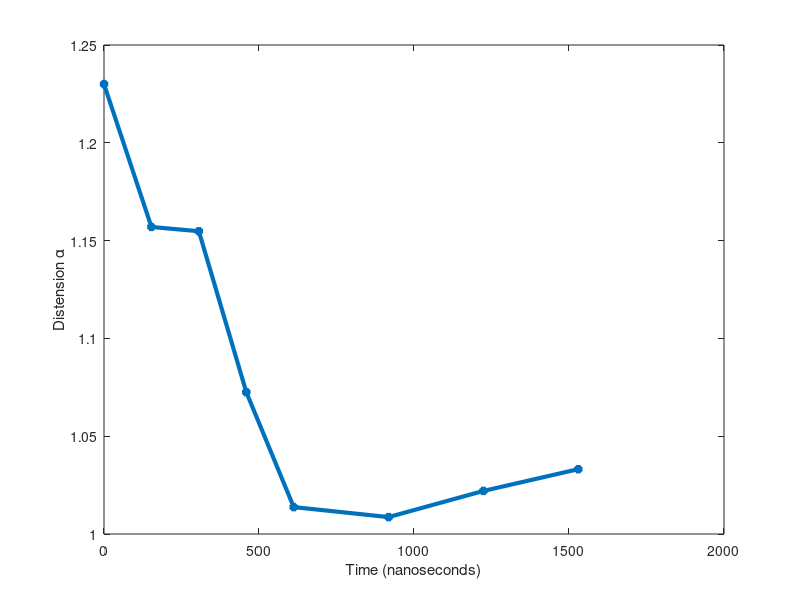

Reproduce this figure in MATLAB. (Note: this script raises an error after producing the figure.)
clc,clear all

alpha_exp=zeros(8,29);

alpha_exp(1,:)=[1.50,1.18,1.50,1.33,1.26,1.16,1.14,1.18,1.23,1.36,1.26,1.26,1.47,1.10,1.3,1.41,1.88,1.17,1.94,1.46,1.38,1.37,1.33,1.27,1.04,1.42,1.17,1.05,1.38];
alpha_exp(2,:)=[1.38771186440678,1.11010830324910,1.56904761904762,1.27689243027888	1.21746293245470,1.15370018975332,1.11336717428088,1.14285714285714,1.15696887686062,1.40909090909091	1.22780569514238,1.30594405594406,1.47916666666667,1.07716049382716,1.27566539923954	1.39864864864865	1.67875647668394,1.14634146341463,1.06369426751592,1.38058252427184,1.30468750000000,1.33542976939203,1.34169884169884,1.24045801526718,1.03374233128834,1.39473684210526,1.14766355140187,1.03773584905660,1.37704918032787];
alpha_exp(3,:)=[1.45707656612529	1.09729729729730	1.65079365079365	1.28169014084507	1.17405063291139	1.15860735009671	1.08789386401327	1.14260869565217	1.15479452054795	1.42307692307692	1.24410774410774	1.32028469750890	1.49173553719008	1.08108108108108	1.26305970149254	1.38731218697830	1.64376590330789	1.16889632107023	1.05696202531646	1.38697318007663	1.27683615819209	1.34475374732334	1.36149312377210	1.20643939393939	1.03500761035008	1.37477148080439	1.09397163120567	1.01684532924962	1.24372759856631];
alpha_exp(4,:)=[1.46666666666667	1.00585937500000	1.70886075949367	1.21663442940039	1.07894736842105	1.17509727626459	1.05911330049261	1.16089965397924	1.07253886010363	1.46972860125261	1.18585526315789	1.19163763066202	1.44871794871795	1.08548387096774	1.26266416510319	1.34266886326194	1.52941176470588	1.12833333333333	1.04928457869634	1.41188118811881	1.19542253521127	1.33901918976546	1.31261770244821	1.16129032258065	1.02698650674663	1.36231884057971	1.03938356164384	1.00914634146341	1.10097719869707];
alpha_exp(5,:)=[1.53172205438066	1.09543568464730	1.89772727272727	1.25206611570248	1.03244005641749	1.17543859649123	1.04285714285714	1.18652849740933	1.01375000000000	1.47727272727273	1.10845295055821	1.14867256637168	1.41588785046729	1.14684014869888	1.20967741935484	1.18849840255591	1.27720739219713	1.08672566371681	1.06730769230769	1.35856573705179	1.14625850340136	1.32911392405063	1.34442270058708	1.11816578483245	1.02092675635277	1.24086378737542	1.03531300160514	1.01759530791789	1.01474926253687];
alpha_exp(6,:)=[1.09873949579832	1.08314087759815	1.27176781002639	1.09635974304069	1.02346041055718	1.06502636203866	1.34029227557411	1.12032520325203	1.00865051903114	1.36666666666667	1.01016949152542	1.00177935943060	1.04496402877698	1.56521739130435	1.18108651911469	1.04025764895330	1.13545816733068	1.02197802197802	1.02473498233216	1.04629629629630	1.01530612244898	1.13285457809695	1.20701754385965	1.06111111111111	1.00952380952381	1.02185792349727	1.01123595505618	1.00573065902579	1.04573170731707];
alpha_exp(7,:)=[1.00000000000000	1.00000000000000	1.07038834951456	1.14666666666667	1.09340659340659	1.03417266187050	1.08695652173913	1.01746031746032	1.02201834862385	1.10771992818671	1.28703703703704	1.03853564547206	1.00187617260788	1.24511930585683	1.23758099352052	1.18587360594796	1.01543739279588	1.29166666666667	1.06420233463035	1.02996254681648	1.02577319587629	1.01518026565465	1.14419475655431	1.05992509363296	1.00176366843034	1.02714932126697	1	1.03095975232198	1.01821192052980];
alpha_exp(8,:)=[1.29397590361446	1.05288461538462	1.16079295154185	1.08536585365854	1.14122137404580	1.06603773584906	1.06542056074766	1.13586956521739	1.03313840155945	1.02925989672978	1.22664015904573	1.00000000000000	1.13357400722022	1.07407407407407	1.03584229390681	1.10746812386157	1.00330578512397	1.02439024390244	1.08333333333333	1.08901515151515	1.00972447325770	1.01557093425606	1.22912205567452	1.05604203152364	1.09157509157509	1.00141242937853	1.04432624113475	1.04601769911504	1.09764918625678];

txray=[0;153;153*2;153*3;153*4;153*6;153*8;153*10];

for i=9:9
plot(txray,alpha_exp(:,i),'-*','LineWidth',3)
hold on
end

xlabel('Time (nanoseconds)')
ylabel('Distension \alpha')
ax=gca;
ax.FontSize = 16.0;
ax.LineWidth = 1.0;
% 
% 

figure(2)
for i=1:size(alpha_exp,2)
alpha=GetAlpha(alpha_exp(1,i));
alpha=alpha(alpha>1);
plot(alpha,'LineWidth',3)
hold on
end

xlabel('Time (nanoseconds)')
ylabel('Distension \alpha')
ax=gca;
ax.FontSize = 16.0;
ax.LineWidth = 1.0;

% plot(time(1:(k))/1e-9,alpha(1:(k)),'r*-','LineWidth',3)
% xlabel('Time (nanoseconds)')
% ylabel('Distension \alpha')
% ax=gca;
% ax.FontSize = 16.0;
% ax.LineWidth = 1.0;

function alpha=GetAlpha(alpha0)



%%%Dynamic pore collapse
d=1e-9; %nanosecond
% alpha0=1.2;

a0=550e-6;
rho=8.93e3; % density for SLG
C=385; %specific heat for SLG
Tm=1356; %Melting Temp

G=30e9; % Shear Modulus
Y=30e6;% Yield Strength

T0=293; %Ambient Temperature


 Y1=30e6/(1-(T0/Tm)); %Yield Strength for SLG Michael Ashby 2013


  A=-1.626;
    B=4239;
 TO=265.7;


% Y1=400e6;
% 
%  B=4239;

%   B=5765;

% eta_m=2e-3; %change later

eta_m=10^(A+B/(Tm-273-TO));

const=(d/(rho*C));

Pf=1*1e9; 
 
tau=2e-6;

time=0:d:tau;
tsteps=length(time);
P=linspace(0,Pf,tsteps);

 alpha=zeros(length(P),1);

 a=zeros(length(P),1);
 b=zeros(length(P),1);
 x=zeros(length(P),1);


alpha(1)=alpha0;


a(1)=a0;
% a(2)=a(1);
b(1)=bee(a(1),a0,alpha0);
x(1)=0;

r0=linspace(a(1),b(1),100);

T=zeros(length(P),length(r0));

rdotbyr=zeros(length(P),length(r0));

T(1,:)=T0;

 
for k=1:length(time)


  %a loop%
  
  k1=x(k);
  k2=x(k);
  k3=x(k);
  k4=x(k);

%   a(k+1)=a(k)+(d/6)*(k1+2*k2+2*k3+k4);

a(k+1)=a(k)+d*x(k);

  alpha(k+1)= 1+((alpha0-1)*(a(k+1)^3)/(a0^3));

  %x loop

  r=zeros(length(r0),1);
% 
      for i=1:length(r0)
             r(i)=arr(r0(i),a0,a(k));
      end
% 
        b(k)=bee(a(k),a0,alpha0);
        t1=zeros(length(r0),1);
        t2=zeros(length(r0),1);

        %term 1
        
        for i=1:length(r)
            t1(i)=yield(T(k,i),Y1,Tm)/r(i);
%             t2(i)=visc(T(k,i),Tm,B,eta_m)*a(k)*a(k)/(r(i)^4);
            t2(i)=visc2(T(k,i),TO,A,B)*a(k)*a(k)/(r(i)^4);
        end

        term1=2*trapz(r,t1);
        term2=-12*trapz(r,t2);

        term3=rho/2*(1-((a(k)^4)/(b(k)^4)));


        l1=(((term1+term2*x(k)+term3*x(k)*x(k)-P(k))/(rho*(1-(a(k)/b(k)))))-(2*x(k)*x(k)))/a(k);
        l2=(((term1+term2*(x(k)+d/2*l1)+term3*(x(k)+d/2*l1)*(x(k)+d/2*l1)-P(k))/(rho*(1-(a(k)/b(k)))))-(2*(x(k)+d/2*l1)*(x(k)+d/2*l1)))/a(k);
        l3=(((term1+term2*(x(k)+d/2*l2)+term3*(x(k)+d/2*l2)*(x(k)+d/2*l2)-P(k))/(rho*(1-(a(k)/b(k)))))-(2*(x(k)+d/2*l2)*(x(k)+d/2*l2)))/a(k);
        l4=(((term1+term2*(x(k)+d*l3)+term3*(x(k)+d*l3)*(x(k)+d*l3)-P(k))/(rho*(1-(a(k)/b(k)))))-(2*(x(k)+d*l3)*(x(k)+d*l3)))/a(k);

        x(k+1)=x(k) + (d/6)*(l1+2*l2+2*l3+l4);
        

%Temperature loop%    
for i=1:length(r0)

% 
%      m1=((-2*yield(T(k,i),Y1,Tm)*x(k)*(a(k)^2)/(r(i)^3))+(12*visc(T(k,i),Tm,B,eta_m)*x(k)*x(k)*(a(k)^4)/(r(i)^6)))/(rho*C);
%      m2=((-2*yield(T(k,i),Y1,Tm)*(x(k)+d/2*m1)*(a(k)^2)/(r(i)^3))+(12*visc(T(k,i),Tm,B,eta_m)*(x(k)+d/2*m1)*(x(k)+d/2*m1)*(a(k)^4)/(r(i)^6)))/(rho*C);
%      m3=((-2*yield(T(k,i),Y1,Tm)*(x(k)+d/2*m2)*(a(k)^2)/(r(i)^3))+(12*visc(T(k,i),Tm,B,eta_m)*(x(k)+d/2*m2)*(x(k)+d/2*m2)*(a(k)^4)/(r(i)^6)))/(rho*C);
%      m4=((-2*yield(T(k,i),Y1,Tm)*(x(k)+d*m3)*(a(k)^2)/(r(i)^3))+(12*visc(T(k,i),Tm,B,eta_m)*(x(k)+d*m3)*(x(k)+d*m3)*(a(k)^4)/(r(i)^6)))/(rho*C);


     m1=((-2*yield(T(k,i),Y1,Tm)*x(k)*(a(k)^2)/(r(i)^3))+(12*visc2(T(k,i),TO,A,B)*x(k)*x(k)*(a(k)^4)/(r(i)^6)))/(rho*C);
     m2=((-2*yield(T(k,i),Y1,Tm)*(x(k)+d/2*m1)*(a(k)^2)/(r(i)^3))+(12*visc2(T(k,i),TO,A,B)*(x(k)+d/2*m1)*(x(k)+d/2*m1)*(a(k)^4)/(r(i)^6)))/(rho*C);
     m3=((-2*yield(T(k,i),Y1,Tm)*(x(k)+d/2*m2)*(a(k)^2)/(r(i)^3))+(12*visc2(T(k,i),TO,A,B)*(x(k)+d/2*m2)*(x(k)+d/2*m2)*(a(k)^4)/(r(i)^6)))/(rho*C);
     m4=((-2*yield(T(k,i),Y1,Tm)*(x(k)+d*m3)*(a(k)^2)/(r(i)^3))+(12*visc2(T(k,i),TO,A,B)*(x(k)+d*m3)*(x(k)+d*m3)*(a(k)^4)/(r(i)^6)))/(rho*C);


    T(k+1,i)=T(k,i)+(d/6)*(m1+2*m2+2*m3+m4);

end


if alpha(k+1)<1
    break;
    k
end


end



end




% 


function eta=visc2(T,TO,A,B)
% eta= eta_m*exp(B*((1/T)-(1/Tm)));
eta=10^(A+B/(T-273-TO));
end


function r=arr(r0,a0,a)
r=(r0^3-a0^3+a^3)^(1/3);
end

function b = bee(a,a0,alpha0)
b = (a^3+(a0^3/(alpha0-1)))^(1/3);
end

function Y=yield(T,Y1,Tm)
Y=Y1*(1-(T/Tm));
end

function eta=visc(T,Tm,B,eta_m)
eta= eta_m*exp(B*((1/T)-(1/Tm)));
end